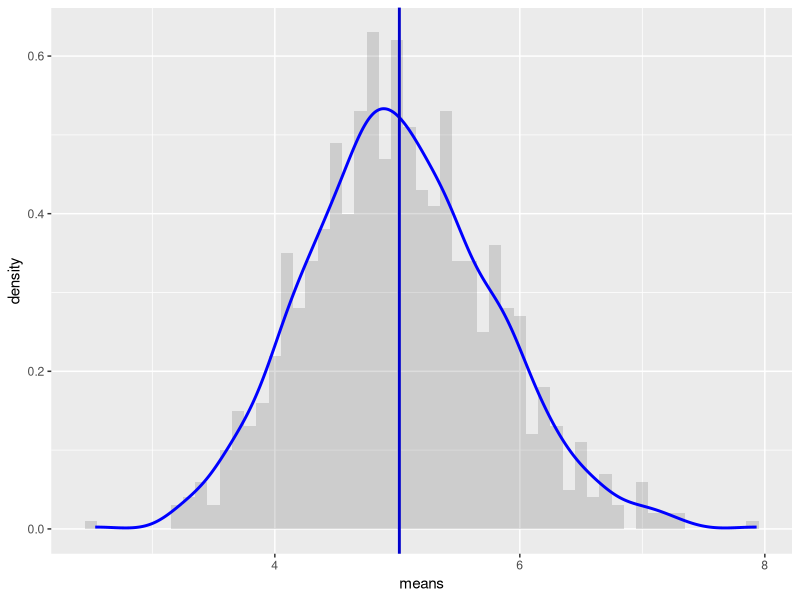
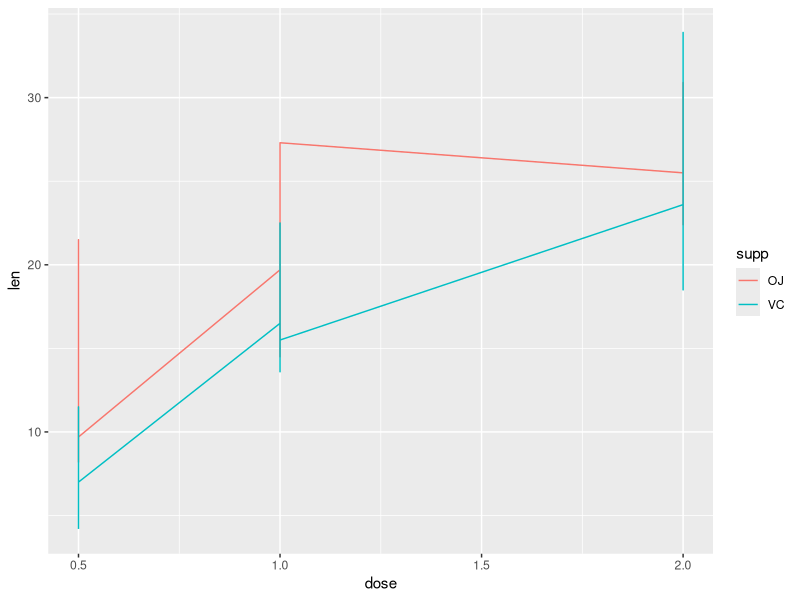

R code for these plots, in order:
## ---- chunk 1
knitr::opts_chunk$set(echo = TRUE)
## ---- chunk 2

library(ggplot2)

# set simulation
lambda<- 0.2
n <- 40 
n_simulations <- 1000 

# setting seed to reproduce in future
set.seed(2)

# run matrix
ex_dis <- matrix(data=rexp(n * n_simulations, lambda), nrow=n_simulations)
ex_dis_m <- data.frame(means=apply(ex_dis, 1, mean))


## ---- chunk 3
theoretical_m <- 1/lambda
theoretical_m

## ---- chunk 4

#meansofmeans
m_m <- mean(ex_dis_m$means)
m_m
## ---- chunk 5
variance_t <- 1/lambda/sqrt(n)
variance_t
## ---- chunk 6

variance_S <- sd(ex_dis_m$means)
variance_S
## ---- chunk 7
# plot the means
ggplot(data = ex_dis_m, aes(x = means)) + 
  geom_histogram(binwidth=0.1, aes(y=..density..), alpha=0.2) + 
  geom_density(colour="blue", size=1) +
 geom_vline(xintercept = m_m, size=1, colour="#0000CC") 

## ---- chunk 8
library(datasets)

data(ToothGrowth)
toothGrowth <- ToothGrowth 
## ---- chunk 9
str(toothGrowth)
summary(toothGrowth)
head(toothGrowth)
table(toothGrowth$supp, toothGrowth$dose)
## ---- chunk 10
anova.out <- aov(len ~ supp * dose, data=toothGrowth)
summary(anova.out)

ggplot(toothGrowth, aes(x = dose, y = len, colour = supp)) +
  geom_line()


